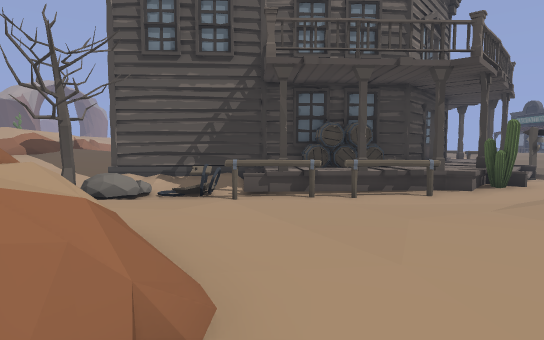
[1] (above)

24 first-person views from a walk through a 3-D level made in the Unity game engine. The camera is 1.2 m above the floor, tilts 4° down and sees 80° across. The floor is counted in squares, 1 m on a side. Each view is taken from the middle of a square. On the plan, view 1 faces up. The plan holds only what a view shows up to about 14 squares ahead; the rest is blank. The place goes on beyond the plan. The player character is not drawn. Door leaves are left out, so doorways stand open.

[2]
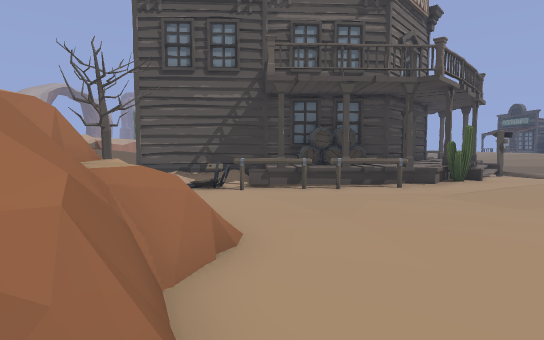

[3]
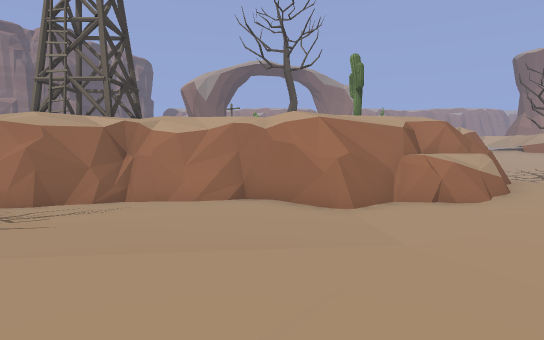

[4]
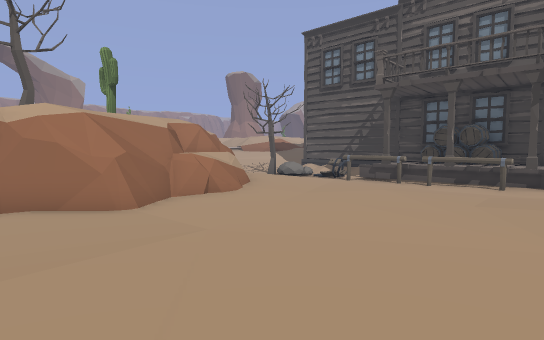

[5]
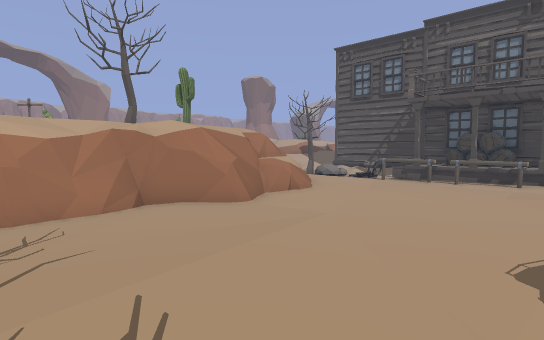

[6]
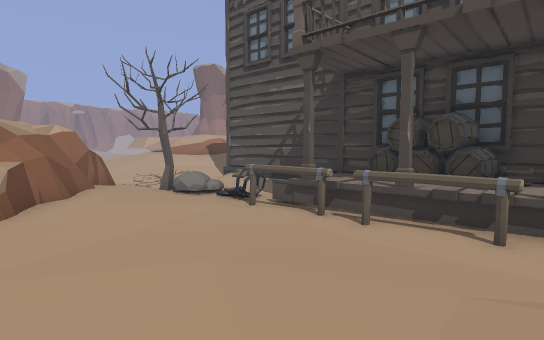

[7]
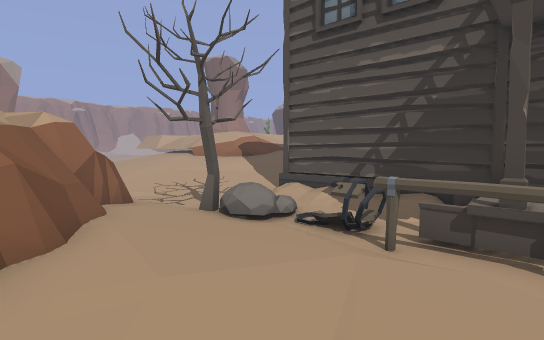

[8]
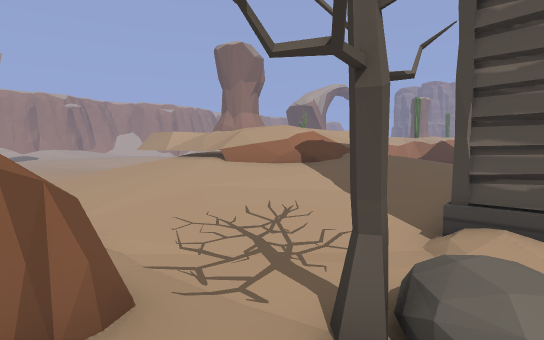

[9]
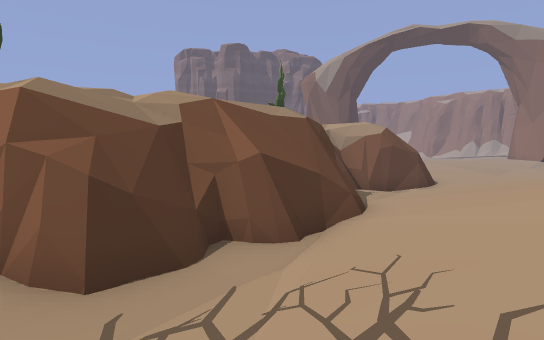

[10]
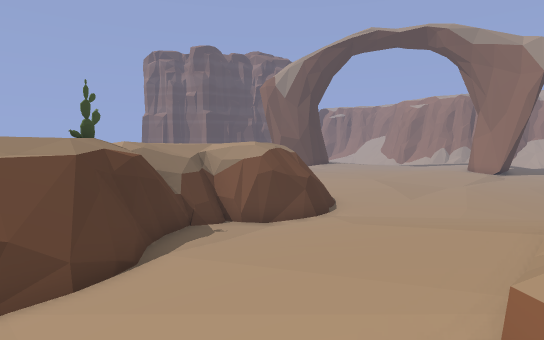

[11]
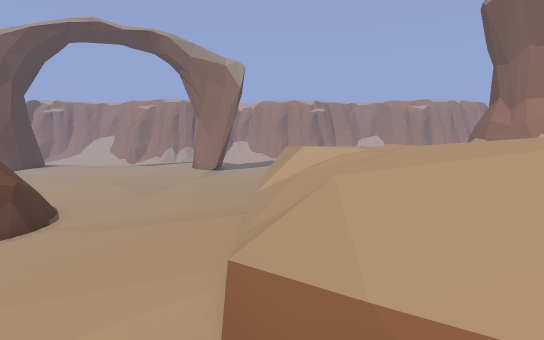

[12]
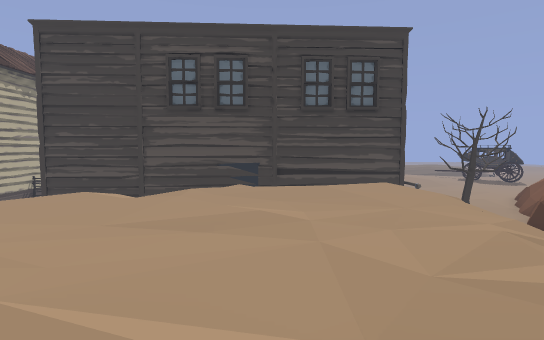

[13]
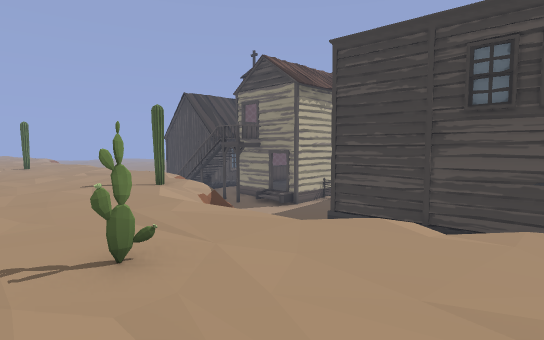

[14]
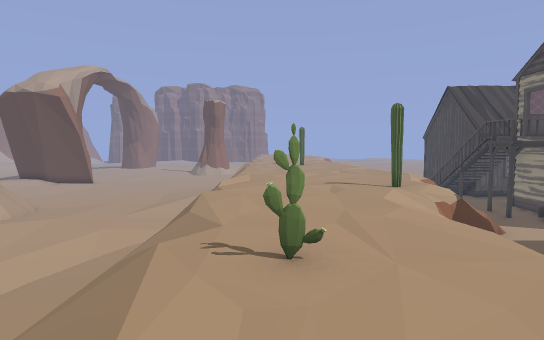

[15]
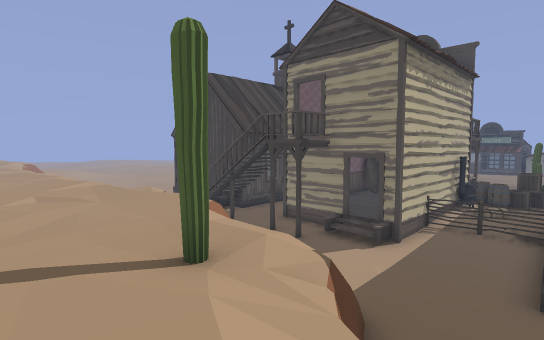

[16]
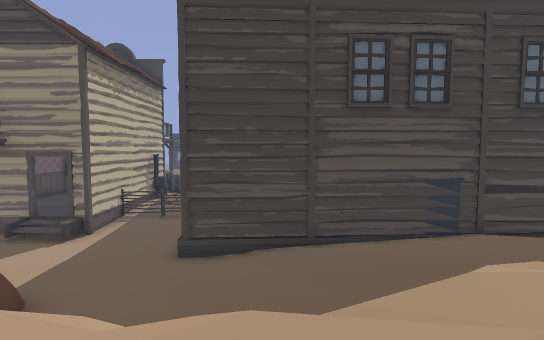

[17]
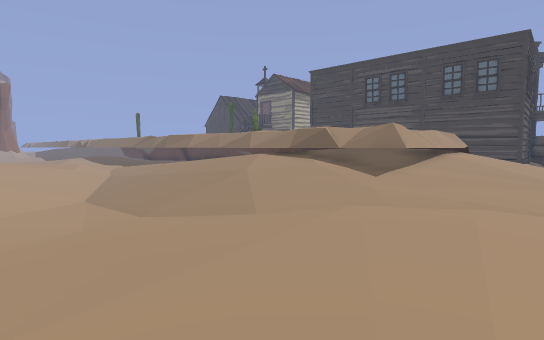

[18]
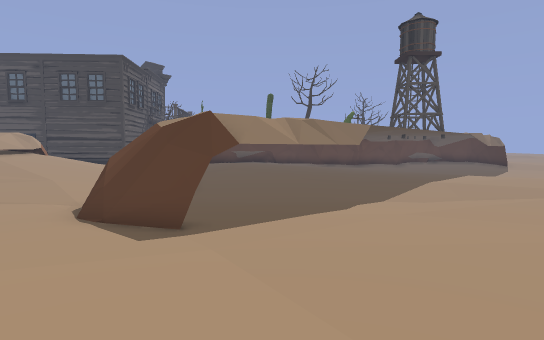

[19]
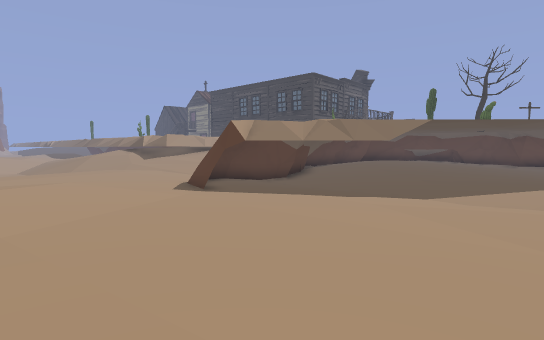

[20]
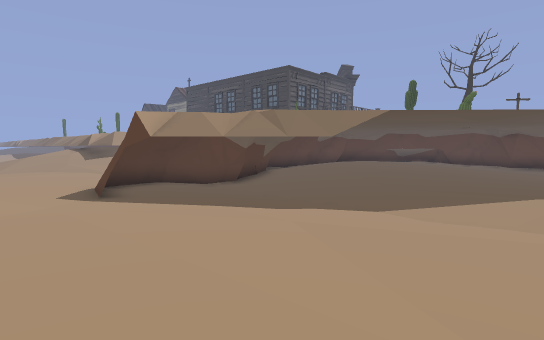

[21]
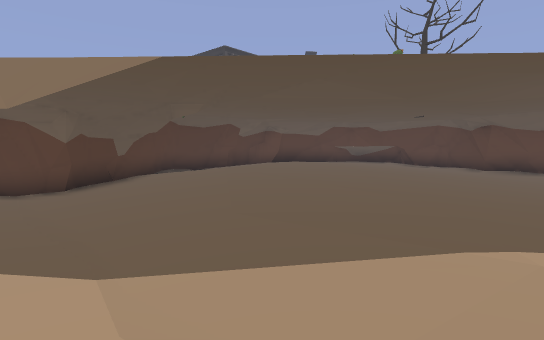

[22]
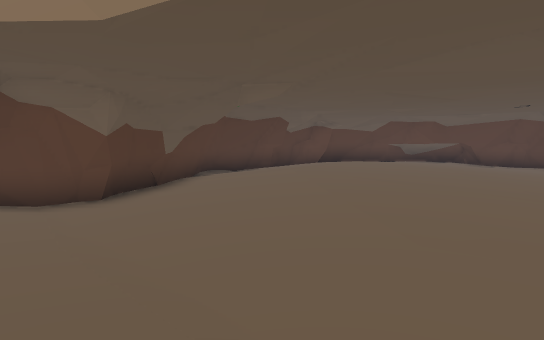

[23]
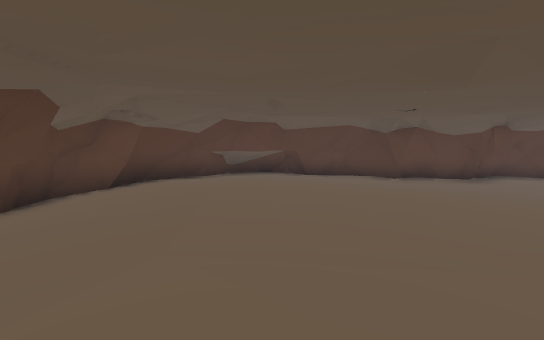

[24]
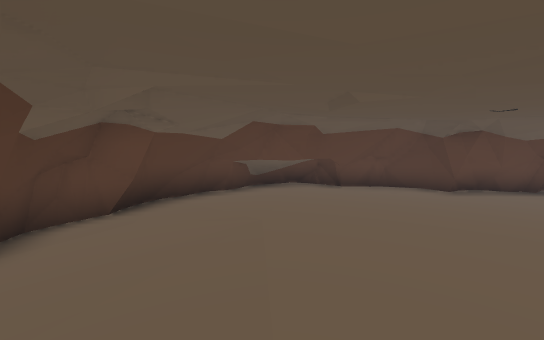

### Floor plan
Key: @ floor where view 1 was taken; # wall or solid block; . main floor; : floor 0.25 m higher than the main floor; - floor 0.25 m lower than the main floor; + floor 0.5 m higher than the main floor; _ floor 0.5 m lower than the main floor; * floor 0.75 m higher than the main floor; % floor 1 m higher than the main floor; & floor 1.75 m higher than the main floor; $ floor 2 m higher than the main floor; / step, stairs or slope; D open door; = window, fence, low wall or low ledge; ^ raised ledge; v drop or lower ground; C cactus; T thing the floor can be seen under or through; O other object.
Columns run from 27 left of view 1 to 6 right of it. Each row starts with its distance up from view 1.
 34               $$$/=
 33             $$$$$/    .D
 32            $$$$$$$    #D
 31 =:::::.   $$$$$$$/   .##**
 30 #::::::.  $$$$$$$/  ...D**
 29  ++:::::  &$$$$$$/ ^...####
 28   +::::. /$$$$$$$/ .......O##
 27   +:::.. /$$$$$C//+.......O::O
 26    :::.: /$$$$$/#=:.......O:::
 25   +:::.: /$$$$/ =::.....  #O
 24  ++::.:/ /$$$$/  :::.#
 23  ////.// /$$$$// ::::#
 22  //////////$$$&= +::/#
 21  /////////$$$$$  ++/+#
 20  /////////$C$$$////*+
 19  /-_///////$$$$////*+#O
 18  -__//////$$$$$$& %/*O
 17  --_//////$$$$$$/ %/*OO
 16  ---//////$$$$$$// %*##
 15  ---//////$$$$$$// %//#
 14 ----////*=/$$$$$$/////#
 13 -----/////$//$/$#=///:#          D
 12 --....///=/////==///::#       ####
 11 .......////////////::.###########+
 10 ........://////////:../////OOOO ##
  9 .........://///////...//.OO###vv#C
  8 ..........//////:./..-O:..OOOOOO..
  7  .......-./////.=====............/
  6  .....---=---..##^####=::.........
  5  ......=###=-###..:####^:::......:
  4  :....###--###.::::::  ^==::....:
  3  :....#----###.:::::::::#^:::....:
  2  ....-#---_--..:::::::::#^^.......
  1 .....--T--_--..::::::::..^=.......
  0 .....---T-_--....:::::...^^@......
 -1 .....----T---.............#.......
 -2 .....--------............##.......
 -3 .....--------............#........
 -4 .....--------.........---#...:::.
 -5  ....--------.....-------#..:::::
 -6 . ...-------....      --##=.:::: :

Where each view was taken, in squares from view 1:
view 1: 0 up, 0 right, facing up
view 2: 2 down, 0 right, facing up
view 3: 2 down, 6 right, facing left
view 4: 3 down, 6 right, facing up-left
view 5: 6 down, 6 right, facing up-left
view 6: 3 up, 5 right, facing up-left
view 7: 4 up, 1 right, facing up-left
view 8: 6 up, 4 left, facing up-left
view 9: 10 up, 6 left, facing down-left
view 10: 12 up, 10 left, facing down-left
view 11: 12 up, 10 left, facing left
view 12: 16 up, 18 left, facing right
view 13: 17 up, 17 left, facing up-right
view 14: 17 up, 16 left, facing up
view 15: 24 up, 14 left, facing up-right
view 16: 22 up, 15 left, facing right
view 17: 8 up, 27 left, facing up-right
view 18: 1 up, 27 left, facing right
view 19: 6 down, 27 left, facing up-right
view 20: 6 down, 24 left, facing up-right
view 21: 6 down, 18 left, facing up-right
view 22: 3 down, 18 left, facing up-right
view 23: 2 up, 14 left, facing right
view 24: 3 up, 12 left, facing right
